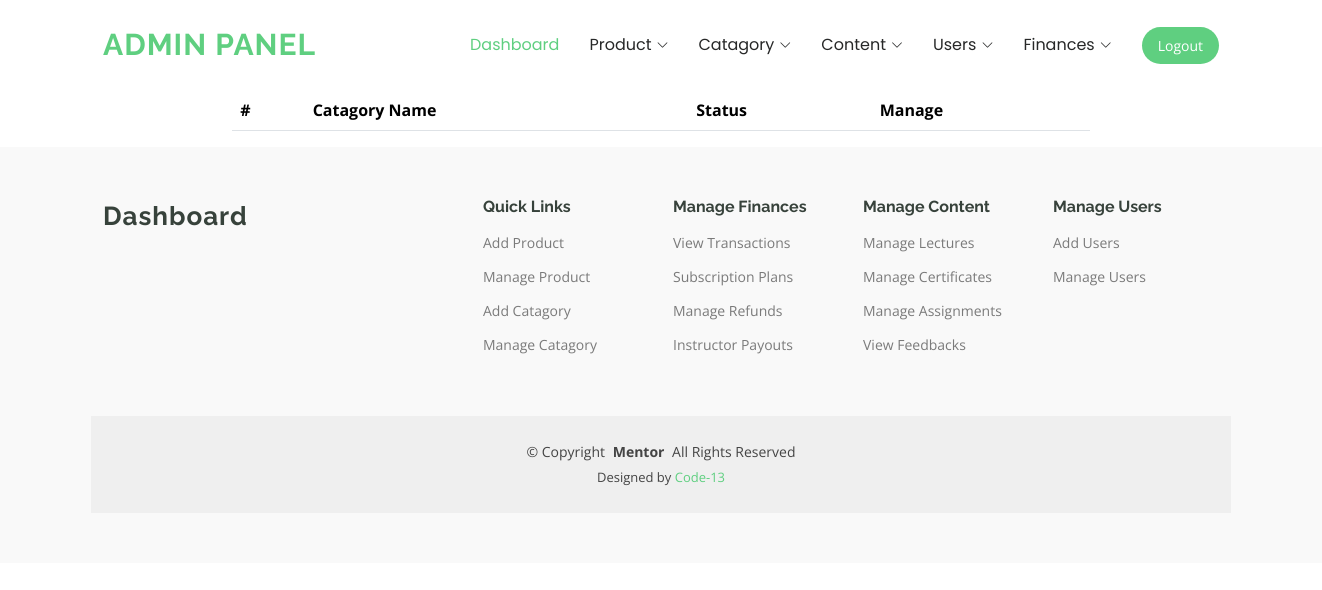
/Mentor/manageCatagory.php, run on an earlier commit of the app's database.
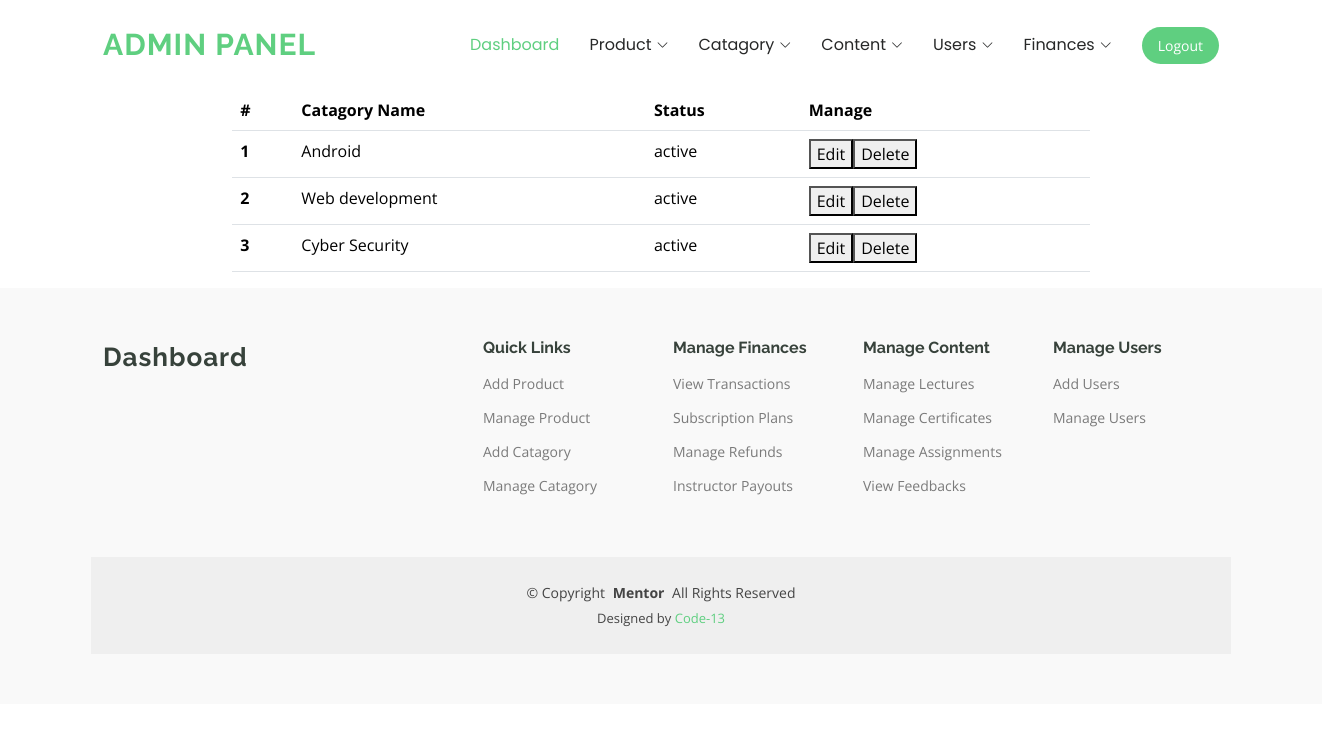
And on a later commit of the database.
### tables this page shows
CREATE TABLE `coursecatagory` (
  `id` int(50) NOT NULL,
  `name` varchar(20) NOT NULL,
  `status` varchar(20) NOT NULL DEFAULT 'active',
  `createdAt` timestamp NOT NULL DEFAULT current_timestamp()
);

### Mentor/manageCatagory.php (the view)
<?php
include("adminHeader.php");
?>
<main>
    <?php
    $conn = mysqli_connect("localhost", "root", "", "mentor");
    $query = "SELECT * FROM `coursecatagory`";
    $result = mysqli_query($conn, $query);
    ?>
    <div class="container-fluid">
        <div class="row justify-content-center">
            <div class="col-8">
                <table class="table">
                    <thead>
                        <tr>
                            <th scope="col">#</th>
                            <th scope="col">Catagory Name</th>
                            <th scope="col">Status</th>
                            <th scope="col">Manage</th>
                        </tr>
                    </thead>
                    <tbody>
                            <?php
                            $num =1;
                            while($array = mysqli_fetch_assoc($result)){
                            echo ' <tr><th scope="row">'.$num.'</th>
                                    <td>'.$array['name'].'</td>
                                    <td>'.$array['status'].'</td>
                                    <td><button>Edit</button><button>Delete</button></td></tr>';
                                    $num++;
                            }
                            ?>
                    </tbody>
                </table>
            </div>
        </div>
    </div>
</main>
<?php
include("adminFooter.php");
?>

What changed in the data, as far as the page shows it:
added coursecatagory: name "Android", status "active"
added coursecatagory: name "Web development", status "active"
added coursecatagory: name "Cyber Security", status "active"
